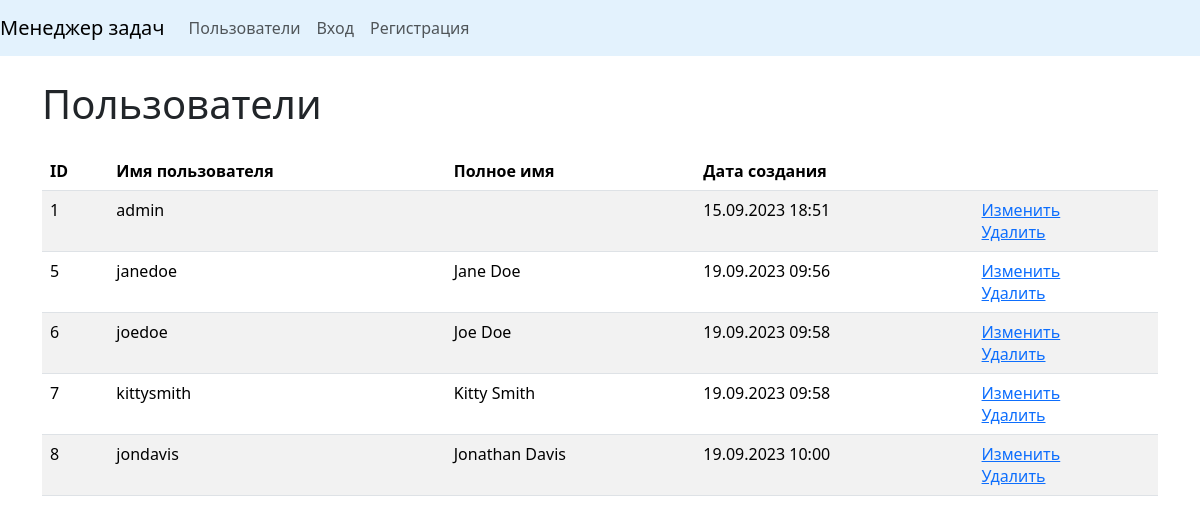
/users/, run on the app's committed database.
### task_manager/users/models.py (models this page shows, shortened)
class User(AbstractUser):
    class Meta:
        verbose_name = _('User')
        verbose_name_plural = _('Users')

### task_manager/users/views.py (the view)
# urls.py: path('', UsersListView.as_view(), name='users'),
class UsersListView(ListView):
    template_name = 'users/users.html'
    model = User
    context_object_name = 'users'
    extra_context = {
        'title': _('Users')
    }

### task_manager/templates/users/users.html (shortened to what this page needs)
{% extends "base.html" %}
{% load django_bootstrap5 %}
{% load i18n %}
{% block content %}
    <h1 class="my-4">{% trans 'Users' %}</h1>
    <table class="table table-striped">
        <thead class="thead-light">
            <tr>
                <th>ID</th>
                <th>{% trans 'Username' %}</th>
                <th>{% trans 'Full name' %}</th>
                <th>{% trans 'Creation date' %}</th>
                <th></th>
            </tr>
        </thead>
        <tbody>
            {% if users %}
                {% for user in users %}
                    <tr>
                        <td>{{ user.id }}</td>
                        <td>{{ user.username }}</td>
                        <td>{{ user.first_name }} {{ user.last_name }}</td>
                        <td>{{ user.date_joined|date:"d.m.Y H:i" }}</td>
                        <td>
                          <a href="{% url 'update_user' user.id %}">{% trans 'Update' %}</a>
                          <br>
                          <a href="{% url 'delete_user' user.id %}">{% trans 'Delete' %}</a>
                        </td>
                    </tr>
                {% endfor %}
            {% endif %}
        </tbody>
    </table>
{% endblock content %}

### data on the page
User: id "1", username "admin", date_joined "15.09.2023 18:51"
User: id "5", username "janedoe", first_name "Jane", last_name "Doe", date_joined "19.09.2023 09:56"
User: id "6", username "joedoe", first_name "Joe", last_name "Doe", date_joined "19.09.2023 09:58"
User: id "7", username "kittysmith", first_name "Kitty", last_name "Smith", date_joined "19.09.2023 09:58"
User: id "8", username "jondavis", first_name "Jonathan", last_name "Davis", date_joined "19.09.2023 10:00"
